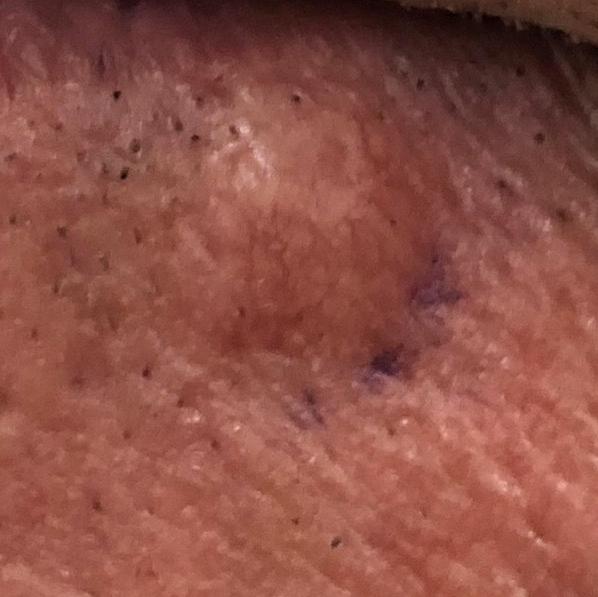
#> input picture PAT_16_24_691.png, 598 x 597 px, given as the content of the folder C:/Users/cieci/OneDrive/Pulpit/m/images, which was not available
$ python 3inonecode.py
#> lines starting #> are read from the running program, lines starting #| are printed output that depends on the picture; pictures that were not available may be replaced by others from this repository, and a replacement may not be noted
# 3 in one code


from PIL import Image
import cv2
import numpy as np
import csv
import os


def calculate_color_score(image_path, mask_path):
    # Load the image and its corresponding mask
    image = Image.open(image_path)
    mask = Image.open(mask_path).convert('L')

    # Convert PIL image to numpy array
    rgb_img = np.array(image)
    mask = np.array(mask)

    # Find coordinates of the lesion in the mask
    lesion_coords = np.where(mask != 0)
    min_x = min(lesion_coords[0])
    max_x = max(lesion_coords[0])
    min_y = min(lesion_coords[1])
    max_y = max(lesion_coords[1])
    cropped_lesion = rgb_img[min_x:max_x, min_y:max_y]

    # Calculate the variance of colors within the lesion
    color_variance = np.var(cropped_lesion, axis=(0, 1))

    # Compute the colorfulness score as the sum of variances across all channels
    colorfulness_score = np.sum(color_variance)

    # Categorize the colorfulness score
    if colorfulness_score > 10000:
        color_score = 4
    elif colorfulness_score > 5000:
        color_score = 3
    elif colorfulness_score > 1000:
        color_score = 2
    else:
        color_score = 1

    return color_score


def calculate_symmetry_score(mask_image):
    def double_black_background(input_image):
        # Convert the input image to grayscale if it's not already
        if len(input_image.shape) > 2:
            input_image = cv2.cvtColor(input_image, cv2.COLOR_BGR2GRAY)

        # Get the size of the original image
        height, width = input_image.shape[:2]

        # Create a new image with double black background
        new_img = np.zeros((height * 2, width * 2), dtype=np.uint8)

        # Paste the original image in the center of the new image
        offset_x = (width // 2)
        offset_y = (height // 2)
        new_img[offset_y:offset_y+height, offset_x:offset_x+width] = input_image

        return new_img

    def find_longest_diameter(mask_image):
        # Find the longest diameter of the lesion in the mask
        contours, _ = cv2.findContours(mask_image, cv2.RETR_EXTERNAL, cv2.CHAIN_APPROX_SIMPLE)
        contour = max(contours, key=cv2.contourArea)
        rect = cv2.minAreaRect(contour)
        return rect


    def rotate_image(image, angle):
        # Get the dimensions of the image
        h, w = image.shape[:2]

        # Calculate the rotation matrix
        rotation_matrix = cv2.getRotationMatrix2D((w/2, h/2), angle, 1)

        # Perform the rotation
        rotated_image = cv2.warpAffine(image, rotation_matrix, (w, h))

        return rotated_image

    def crop_to_sides(mask_image, rect):
        # Determine the angle of rotation to make the longest diameter vertical
        angle = rect[2]
        # If the angle is more than 90 degrees, subtract 180 degrees to make it negative
        if angle > 90:
            angle -= 180

        # Rotate the mask image
        rotated_mask = rotate_image(mask_image, angle)

        # Find contours of the rotated lesion
        contours, _ = cv2.findContours(rotated_mask, cv2.RETR_EXTERNAL, cv2.CHAIN_APPROX_SIMPLE)

        # Find the bounding rectangle of the rotated lesion
        x, y, w, h = cv2.boundingRect(contours[0])

        # Crop the rotated mask image to include the left and right sides of the lesion
        cropped_mask = rotated_mask[y:y+h, x:x+w]

        return cropped_mask


    def calculate_pixel_differences(mask_image):

        # Total number of pixels in the mask image
        total_pixels = mask_image.size

        # Calculate the center of the mask
        center_x = mask_image.shape[1] // 2
        center_y = mask_image.shape[0] // 2

        # Split the mask into left and right halves
        left_half = mask_image[:, :center_x]
        right_half = mask_image[:, center_x:]

        # Calculate the pixel count differences on each half vertically
        left_pixel_count_vertical = cv2.countNonZero(left_half)
        right_pixel_count_vertical = cv2.countNonZero(right_half)
        vertical_difference = abs(left_pixel_count_vertical - right_pixel_count_vertical)

        # Split the mask into top and bottom halves
        top_half = mask_image[:center_y, :]
        bottom_half = mask_image[center_y:, :]

        # Calculate the pixel count differences on each half horizontally
        top_pixel_count_horizontal = cv2.countNonZero(top_half)
        bottom_pixel_count_horizontal = cv2.countNonZero(bottom_half)
        horizontal_difference = abs(top_pixel_count_horizontal - bottom_pixel_count_horizontal)

        # Calculate the fraction of similarity vertically
        vertical_similarity = 1 - (vertical_difference / total_pixels)

        # Calculate the fraction of similarity horizontally
        horizontal_similarity = 1 - (horizontal_difference / total_pixels)

        return vertical_similarity, horizontal_similarity

    def calculate_similarity_score(vertical_similarity, horizontal_similarity):
        if vertical_similarity > 0.95 and horizontal_similarity > 0.95:
            return 4
        elif vertical_similarity > 0.91 and horizontal_similarity > 0.91:
            return 3
        elif vertical_similarity > 0.8 and horizontal_similarity > 0.8:
            return 2
        else:
            return 1

    # Main function starts here
    masked_image = double_black_background(mask_image)
    longest_diameter = find_longest_diameter(masked_image)
    cropped_mask = crop_to_sides(masked_image, longest_diameter)
    vertical_similarity, horizontal_similarity = calculate_pixel_differences(cropped_mask)
    similarity_score = calculate_similarity_score(vertical_similarity, horizontal_similarity)
    return similarity_score


def calculate_blue_white_score(image_path, mask_path):

    # Load the image and mask
    image = cv2.imread(image_path)
    mask = cv2.imread(mask_path, cv2.IMREAD_GRAYSCALE)

    # Resize the mask to match the dimensions of the image
    if image.shape[:2] != mask.shape[:2]:
        print("Image and mask dimensions do not match. Resizing mask...")
        mask = cv2.resize(mask, (image.shape[1], image.shape[0]))

    # Convert image to HSV color space
    hsv_image = cv2.cvtColor(image, cv2.COLOR_BGR2HSV)

    # Define broader range for blue colors in HSV
    lower_blue = np.array([100, 50, 50])  # Adjusted range for blue
    upper_blue = np.array([140, 255, 255])  # Adjusted range for blue

    # Define a range for detecting white or very light colors
    lower_white = np.array([0, 0, 200])  # Range for white
    upper_white = np.array([180, 25, 255])  # Range for white

    # Create a mask for blue and white colors
    blue_mask = cv2.inRange(hsv_image, lower_blue, upper_blue)
    white_mask = cv2.inRange(hsv_image, lower_white, upper_white)

    if cv2.countNonZero(blue_mask)==0:
        return 0
    else:
        # Combine the blue and white masks
        combined_color_mask = cv2.bitwise_or(blue_mask, white_mask)

        # Combine the color mask with the original lesion mask
        combined_mask = cv2.bitwise_and(mask, mask, mask=combined_color_mask)

        # Calculate area of blue-white veil
        blue_white_area = cv2.countNonZero(combined_mask)

        # Calculate area of the lesion (non-zero pixels in the mask)
        lesion_area = cv2.countNonZero(mask)

        # Calculate the ratio of blue-white veil area to lesion area
        ratio = blue_white_area / lesion_area

        if ratio > 0.1:
            return 1
        else:
            return 0


def process_images(image_folder, mask_folder, output_csv):
    results = []

    # Iterate over files in the image folder
    for image_filename in os.listdir(image_folder):
        if image_filename.endswith(".png"):  # Check if the file is a PNG image
            image_path = os.path.join(image_folder, image_filename)
            mask_filename = image_filename.split('.')[0] + '_mask.png'  # Assuming mask filenames follow this pattern
            mask_path = os.path.join(mask_folder, mask_filename)

            try:
                print(f"Processing image: {image_path}, mask: {mask_path}")

                color_score = calculate_color_score(image_path, mask_path)
#> in calculate_color_score, image is the input picture: PIL image 598x597 RGBA; mean R, G, B, A 141.3, 79.7, 69.2, 255
#> in calculate_color_score, `mask = Image.open(mask_path).convert('L')`:
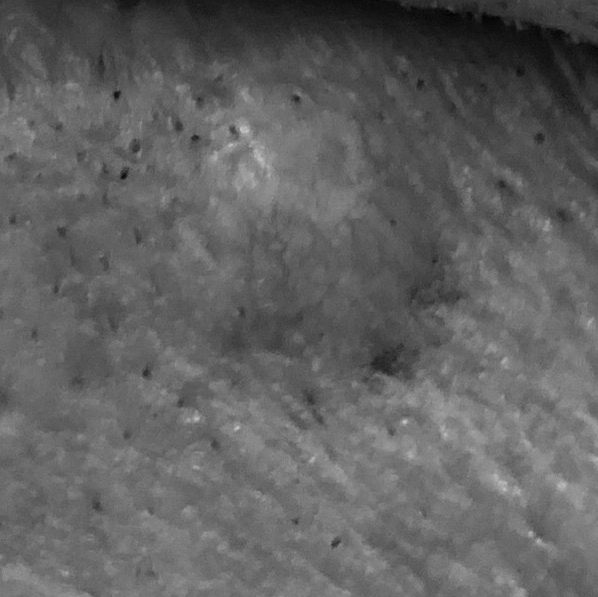
#> mask: PIL image 598x597 L; min 4, max 198, mean 96.9
#> in calculate_color_score, `lesion_coords = np.where(mask != 0)`: lesion_coords = 357006 positions, rows 0 to 596, columns 0 to 597
#> in calculate_color_score, `min_x = min(lesion_coords[0])`: min_x = 0
#> in calculate_color_score, `max_x = max(lesion_coords[0])`: max_x = 596
#> in calculate_color_score, `min_y = min(lesion_coords[1])`: min_y = 0
#> in calculate_color_score, `max_y = max(lesion_coords[1])`: max_y = 597
#> in calculate_color_score, `color_variance = np.var(cropped_lesion, axis=(0, 1))`: color_variance = [1184.6, 538.2, 396.2, 0]
#> in calculate_color_score, `colorfulness_score = np.sum(color_variance)`: colorfulness_score = 2119
                mask_image = cv2.imread(mask_path, cv2.IMREAD_GRAYSCALE)
#> mask_image: shape (597, 598); min 3, max 198, mean 96.4
                symmetry_score = calculate_symmetry_score(mask_image)
#> in double_black_background, `new_img[offset_y:offset_y+height, offset_x:offset_x+width] = input_image`:
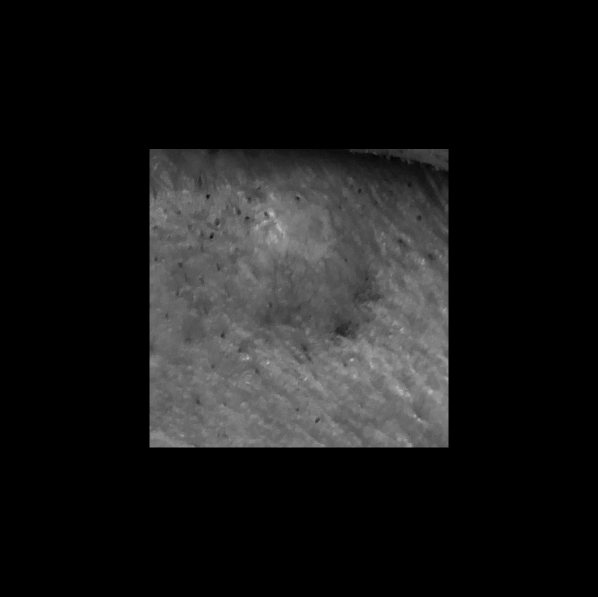
#> new_img: shape (1194, 1196) (shown at 1/2 size); min 0, max 198, mean 24.1
#> in find_longest_diameter, `contours, _ = cv2.findContours(mask_image, cv2.RETR_EXTERNAL, cv2.CHAI..`: contours = [[[299, 298], [299, 894], [896, 894], [896, 298]]]
#> in find_longest_diameter, `contour = max(contours, key=cv2.contourArea)`: contour = [[299, 298], [299, 894], [896, 894], [896, 298]]
#> in find_longest_diameter, `rect = cv2.minAreaRect(contour)`: rect = ((597.5, 596), (596, 597), -90)
#> in crop_to_sides, `angle = rect[2]`: angle = -90
#> in rotate_image, `rotation_matrix = cv2.getRotationMatrix2D((w/2, h/2), angle, 1)`: rotation_matrix = [[6.12e-17, -1, 1195], [1, 6.12e-17, -1]]
#> in rotate_image, `rotated_image = cv2.warpAffine(image, rotation_matrix, (w, h))`:
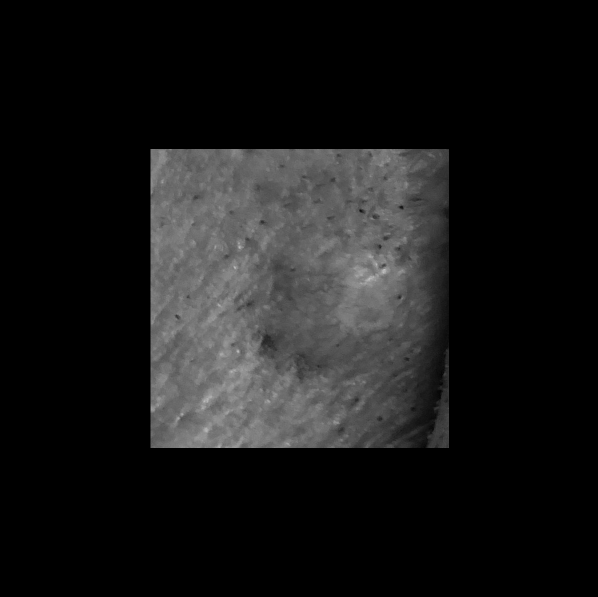
#> rotated_image: shape (1194, 1196) (shown at 1/2 size); min 0, max 198, mean 24.1
#> in crop_to_sides, `contours, _ = cv2.findContours(rotated_mask, cv2.RETR_EXTERNAL, cv2.CH..`: contours = [[[301, 298], [301, 895], [897, 895], [897, 298]]]
#> in crop_to_sides, `x, y, w, h = cv2.boundingRect(contours[0])`: x = 301; y = 298; w = 597; h = 598
#> in crop_to_sides, `cropped_mask = rotated_mask[y:y+h, x:x+w]`:
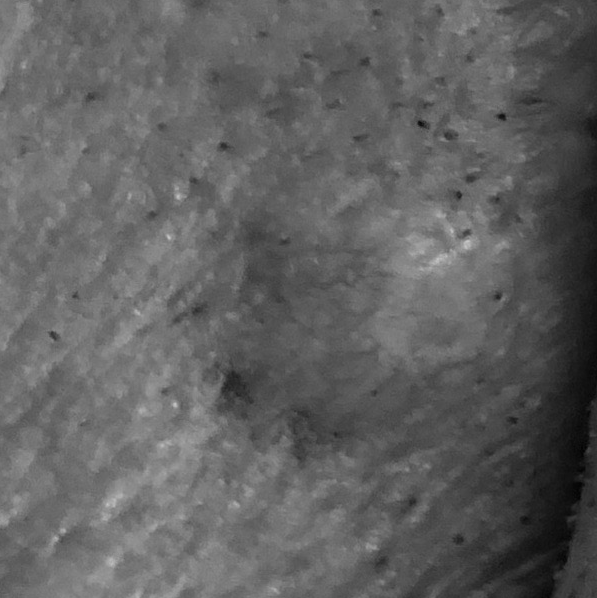
#> cropped_mask: shape (598, 597); min 3, max 198, mean 96.4
#> in calculate_pixel_differences, `left_half = mask_image[:, :center_x]`:
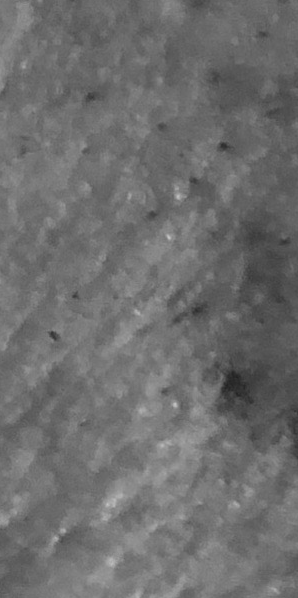
#> left_half: shape (598, 298); min 33, max 197, mean 109.5
#> in calculate_pixel_differences, `right_half = mask_image[:, center_x:]`:
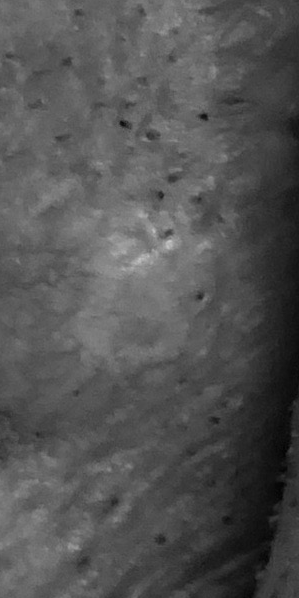
#> right_half: shape (598, 299); min 3, max 198, mean 83.3
#> in calculate_pixel_differences, `left_pixel_count_vertical = cv2.countNonZero(left_half)`: left_pixel_count_vertical = 178204
#> in calculate_pixel_differences, `right_pixel_count_vertical = cv2.countNonZero(right_half)`: right_pixel_count_vertical = 178802
#> in calculate_pixel_differences, `vertical_difference = abs(left_pixel_count_vertical - right_pixel_coun..`: vertical_difference = 598
#> in calculate_pixel_differences, `bottom_half = mask_image[center_y:, :]`:
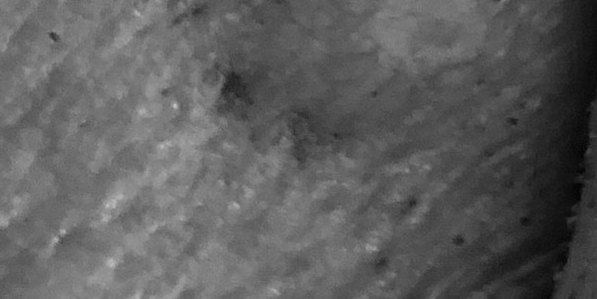
#> bottom_half: shape (299, 597); min 3, max 197, mean 93.4
#> in calculate_pixel_differences, `top_pixel_count_horizontal = cv2.countNonZero(top_half)`: top_pixel_count_horizontal = 178503
#> in calculate_pixel_differences, `horizontal_difference = abs(top_pixel_count_horizontal - bottom_pixel_..`: horizontal_difference = 0
#> in calculate_pixel_differences, `vertical_similarity = 1 - (vertical_difference / total_pixels)`: vertical_similarity = 0.998
#> in calculate_pixel_differences, `horizontal_similarity = 1 - (horizontal_difference / total_pixels)`: horizontal_similarity = 1
#> in calculate_symmetry_score, `vertical_similarity, horizontal_similarity = calculate_pixel_differenc..`: vertical_similarity = 0.998; horizontal_similarity = 1
#> in calculate_symmetry_score, `similarity_score = calculate_similarity_score(vertical_similarity, hor..`: similarity_score = 4
#> symmetry_score = 4
                blue_white_score = calculate_blue_white_score(image_path, mask_path)
#> in calculate_blue_white_score, `hsv_image = cv2.cvtColor(image, cv2.COLOR_BGR2HSV)`: hsv_image: shape (597, 598, 3); mean H, S, V 10.2, 131.5, 141.3
#> in calculate_blue_white_score, `blue_mask = cv2.inRange(hsv_image, lower_blue, upper_blue)`: blue_mask: shape (597, 598); every value is 0

                results.append({
                    'image_path': image_filename,
                    'color_score': color_score,
                    'symmetry_score': symmetry_score,
                    'blue_white_score': blue_white_score
                })
            except FileNotFoundError:
                print(f"File not found: {image_filename}. Skipping...")

    # Write results to CSV
    write_results_to_csv(results, output_csv)
#> the loop in write_results_to_csv, `for result in results:` made 1 pass


def write_results_to_csv(results, output_csv):
    fieldnames = ['image_path', 'color_score', 'symmetry_score', 'blue_white_score']

    with open(output_csv, mode='w', newline='') as csvfile:
        writer = csv.DictWriter(csvfile, fieldnames=fieldnames)
        writer.writeheader()
        for result in results:
            writer.writerow(result)


if __name__ == "__main__":
    image_folder = "C:/Users/cieci/OneDrive/Pulpit/m/images"  # Folder containing images
    mask_folder = "C:/Users/cieci/OneDrive/Pulpit/m/masks"  # Folder containing masks
    output_csv = "python.csv"  # Output CSV file to store results

    # Process images
    process_images(image_folder, mask_folder, output_csv)
print("done:)")
